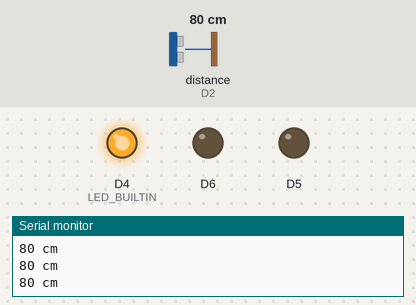
Bench run of a sketch on a simulated ESP8266 (NodeMCU). Parts: output pins drawn as LEDs (lit = HIGH, except the on-board LED, lit = LOW), the last lines printed to the serial monitor. Wiring (inferred from the names in the program): ultrasonic range finder: trigger D1; echo D2. Inputs (shaded band) come from the test bench; at power-on: distance to the obstacle (sensor on D2) 80 cm. The echo pulse lasts 58.3 µs per cm; WiFi joins after 1.5 s; servers stay silent unless stated; web services answer with replies made up by the test bench; not simulated (calls return 0 or success): WiFiClientSecureAxTLS.h; pins used as bus, display or sensor lines are not drawn.

Above: at 2.7 s.
2.8 s: distance to the obstacle (sensor on D2) set to 32 cm
4.3 s: distance to the obstacle (sensor on D2) set to 25 cm
At 4.9 s:
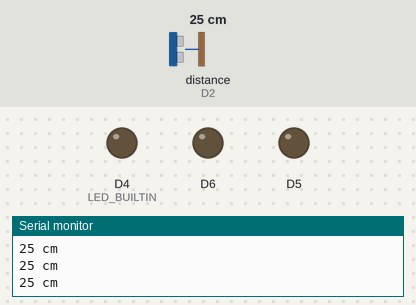
5.8 s: distance to the obstacle (sensor on D2) set to 20 cm
7.3 s: distance to the obstacle (sensor on D2) set to 16 cm
At 8.0 s:
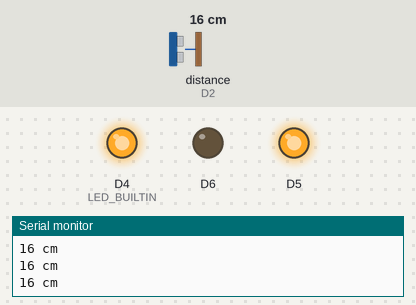
8.8 s: distance to the obstacle (sensor on D2) set to 7 cm
10.3 s: distance to the obstacle (sensor on D2) set to 4 cm
At 11.6 s:
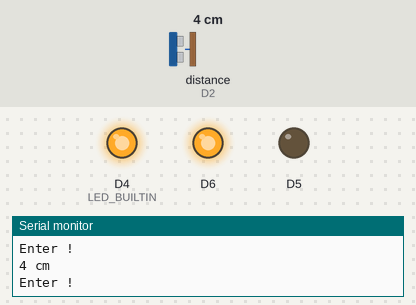
Timing chart, 0 to 12.8 s (numbered marks = the images above; inputs shaded):
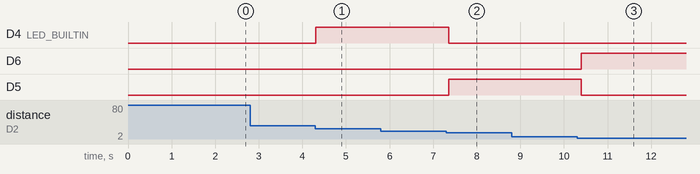

The sketch:

Sensor.ino
```cpp
#define TRIGGER_PIN  5
#define ECHO_PIN     4
void Line_Notify(String message) ;
#include <ESP8266WiFi.h>
#include <WiFiClientSecureAxTLS.h>
// Config connect WiFi
#define WIFI_SSID "Nun"
#define WIFI_PASSWORD "12345678"
// Line config
#define LINE_TOKEN "gN4SVAxdxyQ2Xy7vASDEhSj2uN3FrsvwBvxO1pEfNex"
String message = "ถังขยะเต็มเเล้วครับท่านกรุณาเอาขยะไปทิ้งด้วยครับ";
void setup() {
  Serial.begin (9600);
  pinMode(TRIGGER_PIN, OUTPUT);
  pinMode(ECHO_PIN, INPUT);
  pinMode(BUILTIN_LED, OUTPUT);
  pinMode(D4, OUTPUT);
  pinMode(D5, OUTPUT);
  pinMode(D6, OUTPUT);
  pinMode(LED_BUILTIN, OUTPUT);
  WiFi.mode(WIFI_STA);
  // connect to wifi.
  WiFi.begin(WIFI_SSID, WIFI_PASSWORD);
  Serial.print("connecting");

  while (WiFi.status() != WL_CONNECTED) {
    Serial.print(".");
    delay(500);
  }
  Serial.println();
  Serial.print("connected: ");
  Serial.println(WiFi.localIP());
}

void loop() {
  // ตัวเซนเซอร์//
  digitalWrite(LED_BUILTIN, LOW);
  long duration, distance;
  digitalWrite(TRIGGER_PIN, LOW);
  delayMicroseconds(2);
  digitalWrite(TRIGGER_PIN, HIGH);
  delayMicroseconds(10);
  digitalWrite(TRIGGER_PIN, LOW);
  duration = pulseIn(ECHO_PIN, HIGH);
  distance = (duration/2) / 29.1;

  {if(distance <= 28 && distance >= 18)
    digitalWrite(D4, HIGH);
    else
   digitalWrite(D4, LOW);}
  {if(distance <= 17 && distance >= 6)
    digitalWrite(D5, HIGH);
   else
   digitalWrite(D5, LOW);}
  {if(distance <= 5){
    digitalWrite(D6, HIGH);
    Serial.println("Enter !");
    Line_Notify(message);}
   else
    digitalWrite(D6, LOW);}
  Serial.print(distance);
  Serial.println(" cm");
  delay(100);
}
void Line_Notify(String message) {
  axTLS::WiFiClientSecure client;

  if (!client.connect("notify-api.line.me", 443)) {
    Serial.println("connection failed");
    return;
  }

  String req = "";
  req += "POST /api/notify HTTP/1.1\r\n";
  req += "Host: notify-api.line.me\r\n";
  req += "Authorization: Bearer " + String(LINE_TOKEN) + "\r\n";
  req += "Cache-Control: no-cache\r\n";
  req += "User-Agent: ESP8266\r\n";
  req += "Connection: close\r\n";
  req += "Content-Type: application/x-www-form-urlencoded\r\n";
  req += "Content-Length: " + String(String("message=" + message).length()) + "\r\n";
  req += "\r\n";
  req += "message=" + message;
  // Serial.println(req);
  client.print(req);

  delay(20);

  // Serial.println("-------------");
  while(client.connected()) {
    String line = client.readStringUntil('\n');
    if (line == "\r") {
      break;
    }
    //Serial.println(line);
  }
  // Serial.println("-------------");
}
```

Measured:
- the behaviour switches between 29 and 28 cm on distance to the obstacle (sensor on D2) (found by bisection; images 0 and 1)
- the behaviour switches between 18 and 17 cm on distance to the obstacle (sensor on D2) (found by bisection; images 1 and 2)
- the behaviour switches between 6 and 5 cm on distance to the obstacle (sensor on D2) (found by bisection; images 2 and 3)
- after the input at 4.3 s, D4 (LED_BUILTIN): LOW → HIGH at once
- after the input at 7.3 s, D4 (LED_BUILTIN): HIGH → LOW after 0.06 s; D5: LOW → HIGH after 0.06 s
- after the input at 10.3 s, D6: LOW → HIGH after 0.10 s; D5: HIGH → LOW after 0.10 s
